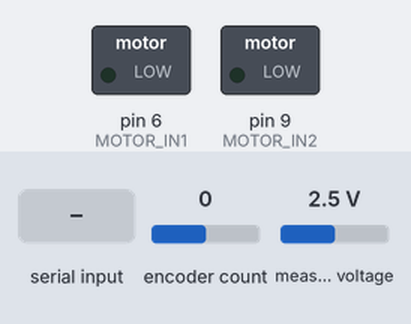
The sketch below on a simulated Arduino Uno, built with avr-gcc and run on an emulated ATmega328P. On the bench: switched loads named in the sketch (green lamp = pin HIGH). The inputs (shaded band) are chosen by the test bench; at power-on: encoder count 0, measured voltage 2.5 V. Random numbers use the default seed unless the sketch sets one; what the sketch prints to the serial monitor is not drawn.

Above: at 0.8 s.
0.9 s: "Ready\n" received over Serial
At 1.9 s:
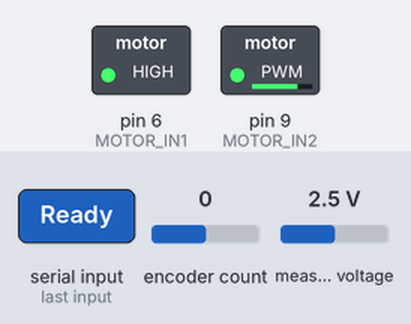
At 17.3 s:
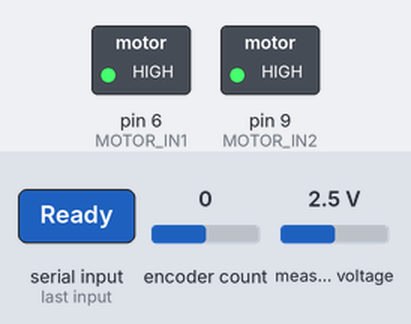
Timing chart, 0 to 37.4 s (numbered marks = the images above; inputs shaded):
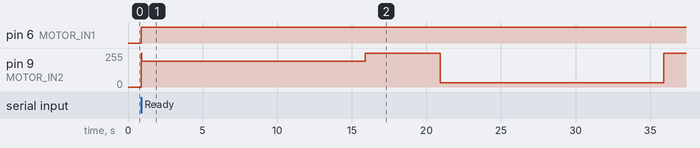

The sketch:

Arduino_MotorCharacterize.ino
```cpp
/*
Sketch name: Romeo_MotorCharacterize.ino
Author: Tyler Bartunek
Purpose/Function: To collect data on the relationship between PWM command and speed.

Update as of September 19 2025: Moved some helper functions into header files and added use of templates
*/

//#define and #include
#include "Encoder.h"
#include "Wire.h"
#include "ADS1115_WE.h"
#include "Headers/SerialComms.h"
#include "Headers/Trajectory.h"
#include "Headers/Utils.h"

//Motor constants
#define GEAR_RATIO 19.0      //Reduction ratio of 1:19 (1 turn of output to 19 turns of input)
#define COUNTS_PER_REV 44.0  //11 pulses per revolution, quadrature encoding

//Hardware pins
#define MOTOR_IN1 6
#define MOTOR_IN2 9
#define ENC_A 2
#define ENC_B 3

//I2C Address:ADDR pin left floating
#define ADC_I2C_ADDR 0x48

//Encoder object
Encoder MotorEncoder = Encoder(ENC_A, ENC_B);

//ADC Object
ADS1115_WE adc = ADS1115_WE(ADC_I2C_ADDR);

//Commands being sent
int availableCommands[8] = { 31, 63, 95, 127, 159, 191, 223, 255 };

//Timing variables
unsigned long startTime = 0;  //Time that the setup completed, ms


void setup() {
  //Serial: set baud rate
  Serial.begin(230400);

  //I2C: Get wire going
  Wire.begin();

  //Set the direction pin mode
  pinMode(MOTOR_IN1, OUTPUT);
  pinMode(MOTOR_IN2, OUTPUT);

  //Set the counts appropriately
  MotorEncoder.write(0);

  //Start the ADC, get settings configured
  if (!adc.init()) {
    Serial.println("Fault state of ADC");  //Hopefully this doesn't awaken something
  }

  //Set appropriate gain, fastest rate, continuous mode to compare A0 and A1
  adc.setVoltageRange_mV(ADS1115_RANGE_0256); //Theoretically we could see as much as 556 mV, realistically more like 78
  //Options: 6144, 4096, 2048, 1024, 0512, 0256
  adc.setMeasureMode(ADS1115_CONTINUOUS);
  adc.setCompareChannels_nonblock(ADS1115_COMP_0_1); //Advised if we want non-blocking
  adc.setConvRate(ADS1115_860_SPS);

  bool started = false;  //Flag for keeping track of if we've started data acquisition

  //Await input from the Python script
  while (!started) {
    if (Serial.available() > 4) {
      String readyMessage = Serial.readStringUntil('\n');
      readyMessage.trim();
      if (readyMessage == "Ready") {
        Serial.println("Ready");
        started = true;
      }
    }
  }

  //Start the clock(s)
  startTime = millis();
}


void loop() {
  // put your main code here, to run repeatedly:

  //Trajectory and data structs initialized
  static Trajectory traj;
  static TestData data;

  //Flags
  static bool sending = true;
  static bool receiving = false;

  //Get the motor command, drive the motor (optional)
  data.motorCommand = GetTrajectory(traj, data);
  //Comment if not driving motor
  DriveMotor(data.motorCommand);

  //Get the current time and the time since the previous reading
  data.time = (millis() - startTime);

  if (HasElapsed(data.time, 2)) {  //Get and print readings every 2 ms

    //Read the encoder value: radians
    float reading = 2 * PI * MotorEncoder.read() / (COUNTS_PER_REV * GEAR_RATIO);
    data.position = long(reading * 100);

    //Read the current
    float currentFloat = adc.getResult_V() / .2609938;  //Dividing by shunt resistance
    data.current = long(currentFloat * 100);

    //We'll start with a Serial print, move on to a Serial write if necessary.
    if (sending) {
      SendData(data, 0xFA, 0xF8);
      sending = false;
      receiving = true;
    }
    if (receiving) {
      if (CheckReceived(0xFF)) {
        sending = true;
        receiving = false;
      }
    }
  }
}
```

SerialComms.h
```cpp
#pragma once

#include <Arduino.h>

//Template for publishing data of integer types (unsigned long, long, int)
template <typename I>
void publish(I dataToSend){
  const int num_bytes = sizeof(I);
  union{
    I value;
    unsigned char b[num_bytes];
  }dataPacket;

  dataPacket.value = dataToSend;
  Serial.write(dataPacket.b, num_bytes);
};

//TestData struct
struct TestData {
  unsigned long time = 0;
  long position = 0;
  long current = 0;
  int runNumber = 1;
  int motorCommand = 0;

  static constexpr unsigned char dataPacketByteCount(void){
    return sizeof(time) + sizeof(position) + sizeof(current) + sizeof(runNumber) + sizeof(motorCommand);
  }
};

//Serial comm helper functions
bool CheckReceived(unsigned char syncByte);
void SendData(TestData &data, unsigned char startByte, unsigned char stopByte);
```

Trajectory.h
```cpp
#pragma once

#include "SerialComms.h"
#include <Arduino.h>

//typedef our state machine
typedef enum {
  START,
  MOVE,
  RESET,
  STOP
} CharacterizationStates;

//Trajectory struct
struct Trajectory {
  int commandIndex = 0;
  bool finished = false;
  unsigned long lastChangeTime = 0;
  CharacterizationStates state = START;
};

int GetNextCommand(Trajectory &traj, TestData &data, int *commandArray, int arraySize);
bool IsValidIndex(Trajectory &traj, int arraySize);
void UpdateRunNumber(Trajectory &traj, TestData &data);
```

Utils.h
```cpp
#pragma once

#include <Arduino.h>

//Misc helper functions
void shuffleArray(int arr[], int size);
bool HasElapsed(unsigned long &lastTime, unsigned long interval);
```

Movement.ino
```cpp
void DriveMotor(int command) {
  /*
Drives motor according to DRV8871 datasheet,
with 0 representing assumed braking and 255 representing
full speed ahead.

Note that we toggle the direction by pulling one of
the inputs high. This is so when the other input goes
high, we enter the braking regime; when the other input
goes low we move in the intended direction. This is the
recommended approach by the datasheet for PWM operation.
*/
  if (command > 0) {  //Forward
    digitalWrite(MOTOR_IN1, HIGH);
    analogWrite(MOTOR_IN2, 255-abs(command)); //Motor driver does opposite, forward when low and break when high
  } else if (command == 0) {  //Brake
    digitalWrite(MOTOR_IN1, HIGH);
    digitalWrite(MOTOR_IN2, HIGH);
  } else {  //Reverse
    digitalWrite(MOTOR_IN2, HIGH);
    analogWrite(MOTOR_IN1, 255-abs(command));
  }
}
```

SerialComms.cpp
```cpp
#include "Headers/SerialComms.h"

//Check if received matches sync byte
bool CheckReceived(unsigned char syncByte) {
  if (Serial.available() > 0) {
    unsigned char incoming = Serial.read();
    return (incoming == syncByte);
  }
}

void SendData(TestData &data, unsigned char startByte, unsigned char stopByte) {
  if (Serial.availableForWrite() >= data.dataPacketByteCount() + 2) {
    Serial.write(startByte);
    publish(data.time);
    publish(data.position);
    publish(data.current);
    publish(data.runNumber);
    publish(data.motorCommand);
    Serial.write(stopByte);
  }
}
```

StateMachine.ino
```cpp
int GetTrajectory(Trajectory &traj, TestData &data) {

  //Initialize output
  static int command = 0;
  static int newCommand = 0;
  int maxReplicates = 5;
  int sizeCommandArray = sizeof(availableCommands) / sizeof(availableCommands[0]);

  switch (traj.state) {

    case START:

      shuffleArray(availableCommands, sizeCommandArray);
      newCommand = availableCommands[0];
      traj.lastChangeTime = millis();
      traj.state = MOVE;

      break;

    case MOVE:

      command = newCommand;

      if (HasElapsed(traj.lastChangeTime, 15000)) {  //Wait 15 seconds before changing command value
        newCommand = GetNextCommand(traj, data, availableCommands, sizeCommandArray);
        traj.state = RESET;
      }

      break;

    case RESET:

      command = 0;

      if (HasElapsed(traj.lastChangeTime, 5000)){

        if (!traj.finished){
          MotorEncoder.write(0);
          traj.state = MOVE;
        }
        else{
          if (data.runNumber <= maxReplicates) {
          traj.finished = false;
          MotorEncoder.write(0);
          traj.state = START;
        } else {
          traj.state = STOP;
        }
        }
      }

      break;

    case STOP:
      command = 0;
  }

  return command;
}
```

Trajectory.cpp
```cpp
#include "Headers/Trajectory.h"

int GetNextCommand(Trajectory &traj, TestData &data, int *commandArray, int arraySize) {
  if (IsValidIndex(traj, arraySize)) {  //If we are within valid command index values, fetch the next command
    traj.commandIndex += 1;
    return commandArray[traj.commandIndex];
  } else {
    UpdateRunNumber(traj, data);
    return 0;
  }
}

bool IsValidIndex(Trajectory &traj, int arraySize) {
  return (traj.commandIndex < (arraySize - 1));
}

void UpdateRunNumber(Trajectory &traj, TestData &data) {
  data.runNumber += 1;
  traj.finished = true;
  traj.commandIndex = 0;
}
```

Utils.cpp
```cpp
#include "Headers/Utils.h"

//Array shuffling function using Fisher-Yates algo
void shuffleArray(int arr[], int size) {
  for (int i = size - 1; i > 0; i--) {
    int j = random(i + 1);  // pick a random index 0..i
    // swap arr[i] and arr[j]
    int temp = arr[i];
    arr[i] = arr[j];
    arr[j] = temp;
  }
}


//Timer function
bool HasElapsed(unsigned long &lastTime, unsigned long interval) {
  unsigned long tslUpdate = millis() - lastTime;
  if (tslUpdate >= interval) {
    lastTime = millis();
    return true;
  } else {
    return false;
  }
}
```

Measured:
- after the input at 0.9 s, pin 6 (MOTOR_IN1): LOW → HIGH at once; pin 9 (MOTOR_IN2): 0/255 → 192/255 at once, → 255/255 15.0 s later, → 32/255 5.0 s later, → 255/255 15.0 s later
